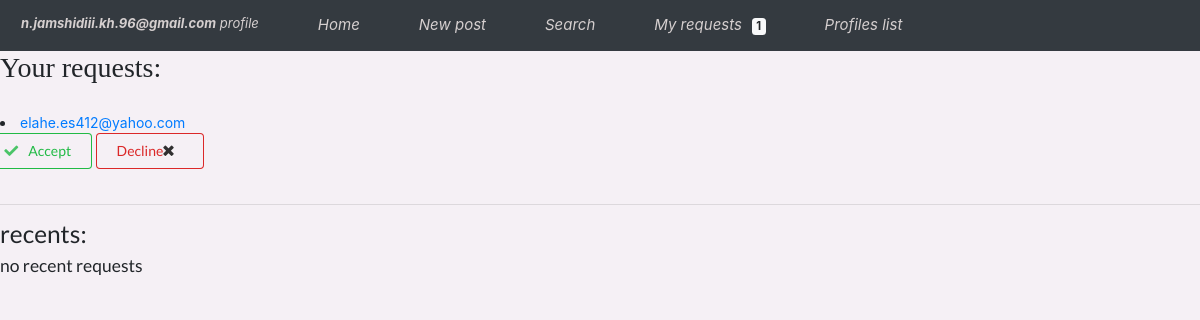
/profiles/follow_requests/ (signed in), run on the app's committed database.
### apps/profiles/models.py (models this page shows, shortened)
class Profile(AbstractBaseUser, PermissionsMixin):
    email = models.EmailField(unique=True, null=False)
    first_name = models.CharField(max_length=200, blank=True)
    last_name = models.CharField(max_length=200, blank=True)
    bio = models.TextField(default='', blank=True, max_length=300)
    avatar = models.ImageField(upload_to='avatars/', default='avatar.png')
    website = models.URLField(max_length=300, blank=True)
    GENDER = [('Female', 'Female'), ('Male', 'Male')]
    gender = models.CharField(choices=GENDER, max_length=6, blank=True)
    created = models.DateTimeField(auto_now_add=True)
    updated = models.DateTimeField(auto_now=True)
    follower = models.ManyToManyField('profiles.Profile', blank=True, related_name='profile')
    following = models.ManyToManyField('profiles.Profile', blank=True, related_name='followings')
    slug = AutoSlugField(populate_from=['email'], unique=True)
    is_active = models.BooleanField('active', default=True)
    is_superuser = models.BooleanField('superuser', default=False)
    is_staff = models.BooleanField('staff', default=False)
    USERNAME_FIELD = 'email'
    REQUIRED_FIELDS = []
    objects = CustomUserManager()
    def __str__(self):
        return '{}'.format(self.email)
    def get_absolute_url(self):
        return reverse("profiles:profile-detail-view", kwargs={"slug": self.slug})

class FollowRequest(models.Model):
    following = models.ForeignKey(Profile, on_delete=models.CASCADE, related_name="who_follows")
    follower = models.ForeignKey(Profile, on_delete=models.CASCADE, related_name="who_is_followed")
    STATUS_CHOICES = (('send', 'send'), ('accepted', 'accepted'))
    status = models.CharField(max_length=8, choices=STATUS_CHOICES)
    created = models.DateTimeField(auto_now=True)
    updated = models.DateTimeField(auto_now_add=True)
    objects = FollowRequestManager()

### apps/profiles/views.py (the view)
# urls.py: path('follow_requests/', received_requests_view, name='follow_requests'),
@login_required
def received_requests_view(request):
    profile = Profile.objects.get(email=request.user)
    qs = FollowRequest.objects.requests_received(profile)
    is_empty = False
    if len(qs) == 0:
        is_empty = True
    sent_requests = FollowRequest.objects.filter(follower=profile.id).filter(status='accepted').order_by('-updated')[:2]
    context = {
        'sent_requests': sent_requests,
        'requests': qs,
        'is_empty': is_empty,
    }
    return render(request, 'profiles/my_requests.html', context)

### apps/profiles/models.py (called while the page is built)
    def requests_received(self, following):
        qs = FollowRequest.objects.filter(following=following, status='send')
        return qs

### apps/profiles/templatetags/profile_tags.py (called while the page is built)
@register.filter(name='counting')
def number_of_requests(user):
    return FollowRequest.objects.filter(following=user).count()

### apps/profiles/templates/profiles/my_requests.html (shortened to what this page needs)
{% extends 'base.html' %}
{% block content %}
<h2 style="font-family: 'Bitstream Vera Sans'"> Your requests:</h2>
    {% for request in requests %}
        <li style="margin-top: 2em"><a href={{ request.follower.get_absolute_url }}>{{ request.follower.email }}</a></li>
        <div class="row">
            <form action="{% url 'profiles:accept_request' request.id %}" method="POST">
                <button type="submit" class="ui positive basic button  mb-4">
                    <i class="check icon"></i>
                    Accept
                </button>
            </form>
            <form action="{% url 'profiles:decline_request' request.id %}" method="POST">
                <button type="submit" class="ui negative basic button  mb-4">
                    <i class="close icon"></i>
                    Decline
                </button>
            </form>
        </div>
        <hr>
    {% endfor %}
<h3>recents:</h3>
{% if sent_requests.count == 0 %}
<h5>no recent requests</h5>
{% else %}
{% for req in sent_requests %}
<li>{{ req.following }} accepted your request</li>
{% endfor %}
{% endif %}
</div>
{% endblock content %}

### templates/menu.html (shortened to what this page needs)
<!DOCTYPE html>
<html lang="en">
<head>
    <link rel="stylesheet" href="https://maxcdn.bootstrapcdn.com/bootstrap/4.5.2/css/bootstrap.min.css">
</head>
{% load post_custom_tags %}
{% load profile_tags %}
{% load static %}
<body style="background-color: #f5f0f5">
<header>
    <nav class="navbar navbar-expand-md bg-dark navbar-dark">
        <div class="collapse navbar-collapse" id="collapsibleNavbar">
            <ul class="navbar-nav" style="justify-content: space-between;font-size: 15px">
                {% if request.user.is_authenticated %}
                    <li class="nav-item" style="position: relative; margin-right: 3em">
                        <a class="nav-link" style="font-size: 13px"
                           href={% url 'profiles:profile-detail-view' request.user.slug %} data-toggle="tooltip"
                           data-placement="top" title="my profile">
                            <i style="color: #d5cfcf"><b>{{ request.user.email }}</b> profile</i>
                        </a>
                    </li>
                    <li class="nav-item" style="position: relative; margin-right: 3em">
                        <a class="nav-link" href={% url 'posts:main-post-view' %} data-toggle="tooltip"
                           data-placement="top" title="contacts posts">
                                <i style="color: #d5cfcf">Home</i>
                        </a>
                    </li>
                    <li class="nav-item" style="position: relative; margin-right: 3em">
                        <a class="nav-link" href={% url 'posts:new_post' %} data-toggle="tooltip" data-placement="top"
                           title="new post">
                            <i style="color: #d5cfcf">New post</i>
                        </a>
                    </li>
                    <li class="nav-item" style="position: relative; margin-right: 3em">
                        <a class="nav-link" href={% url 'profiles:search' %} data-toggle="tooltip" data-placement="top"
                           title="search">
                            <i style="color: #d5cfcf">Search</i>
                        </a>
                    </li>
                    <li class="nav-item" style="position: relative; margin-right: 3em">
                        <a class="nav-link" href={% url 'profiles:follow_requests' %} data-toggle="tooltip"
                           data-placement="top"
                           title="my requests">
                            <i style="color: #d5cfcf">My requests</i>
                            <span class="badge badge-light"
                                  style="margin-left: 0.5em"> {{ request.user|counting }} </span>
                        </a>
                    </li>
                    <li class="nav-item" style="position: relative; margin-right: 3em">
                        <a class="nav-link" href={% url 'profiles:profiles_list' %} data-toggle="tooltip"
                           data-placement="top"
                           title="profiles list">
                                <i style="color: #d5cfcf">Profiles list</i>
                        </a>
                    </li>
                {% endif %}
            </ul>
        </div>
    </nav>
</header>
</body>
</html>

### templates/base.html (style rules this page uses)
body { font-family: "Lato", sans-serif; }

### data on the page
Profile: user.email "n.jamshidiii.kh.96@gmail.com", user|counting "1"
FollowRequest: follower.email "elahe.es412@yahoo.com"
